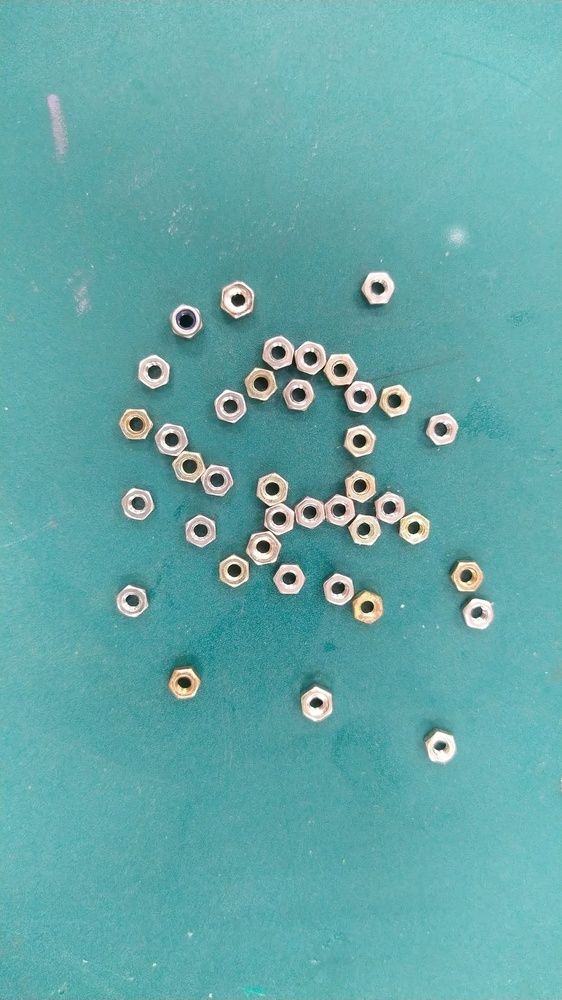
#> input picture final/experiment/img/rings.jpg, 562 x 1000 px, shrunk from 1152 x 2048 before the run
$ python template_match2.py
#> lines starting #> are read from the running program, lines starting #| are printed output that depends on the picture; after the words box and inside, x2 and y2 are one past the last pixel; in counts of white or black regions, pixels touching at a corner belong together
import numpy as np
import cv2 as cv
import math

# from google.colab.patches import cv_imshow
img = cv.imread('img/rings.jpg') #read image
#> img is the input picture: shape (1000, 562, 3); mean B, G, R 168.5, 168.2, 99.3
hsv_img = cv.cvtColor(img, cv.COLOR_BGR2HSV)  #convert to hsv
#> hsv_img: shape (1000, 562, 3); mean H, S, V 87, 109.5, 170.2

# Range for lower red
lower_red = np.array([0,5,0])
upper_red = np.array([60,255,255])
mask1 = cv.inRange(hsv_img, lower_red, upper_red)
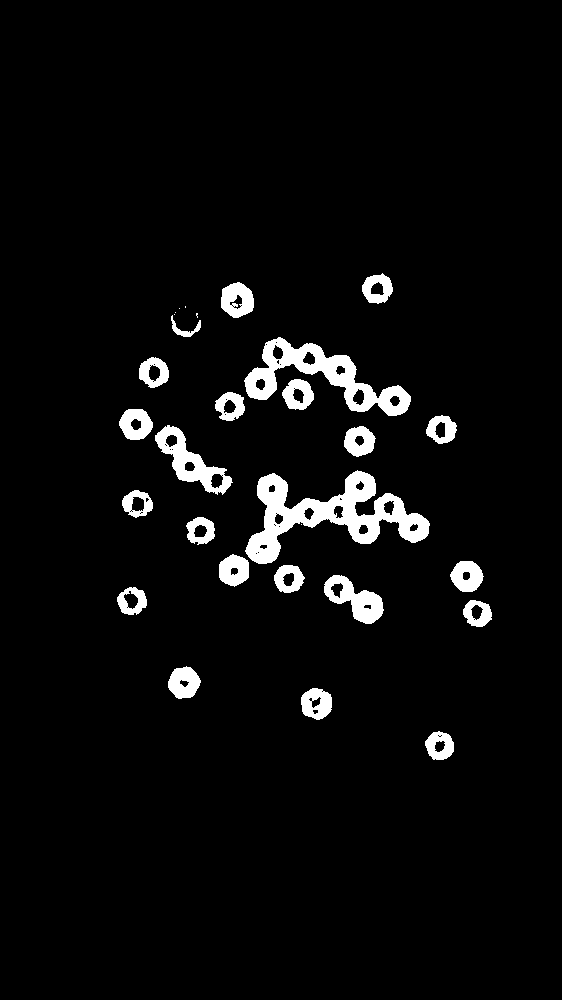
#> mask1: shape (1000, 562); 4.5% white; 29 white regions (6 under 20 px), largest, box (x1, y1, x2, y2) and area: (245, 470, 430, 564) 6392, (244, 337, 411, 416) 4252, (155, 425, 233, 495) 1815
# Range for upper range
lower_red = np.array([170,30,0])
upper_red = np.array([100,255,255])
mask2 = cv.inRange(hsv_img,lower_red,upper_red)
#> mask2: shape (1000, 562); every value is 0
# mask for lower and upper red
mask = mask1 + mask2
# Get image in red pixel only
redImage = cv.bitwise_and(img.copy(), img.copy(), mask=mask)
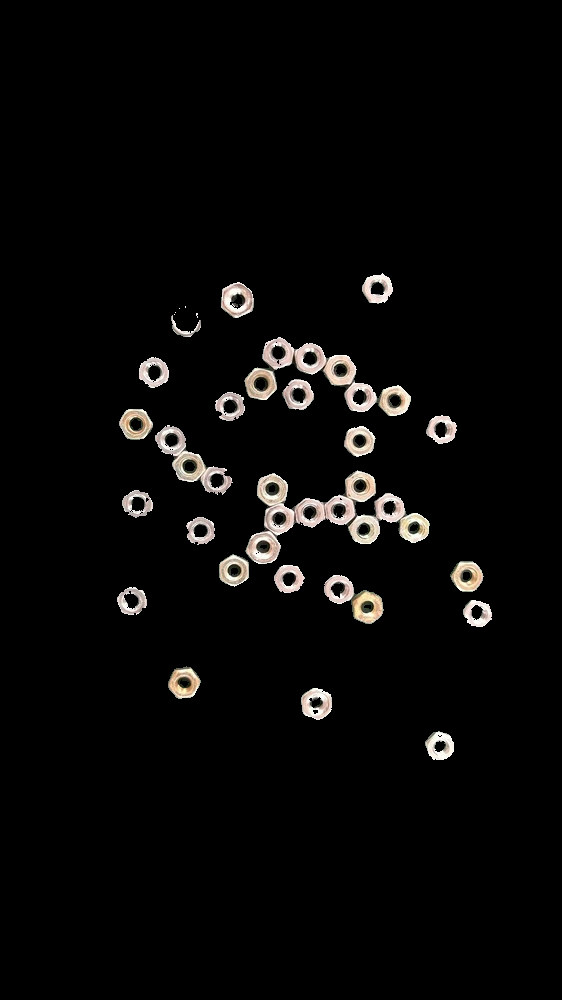
#> redImage: shape (1000, 562, 3); mean B, G, R 7.8, 8.3, 9

gray = cv.cvtColor(redImage, cv.COLOR_BGR2GRAY)
blured = cv.GaussianBlur(gray,(5,5),0)
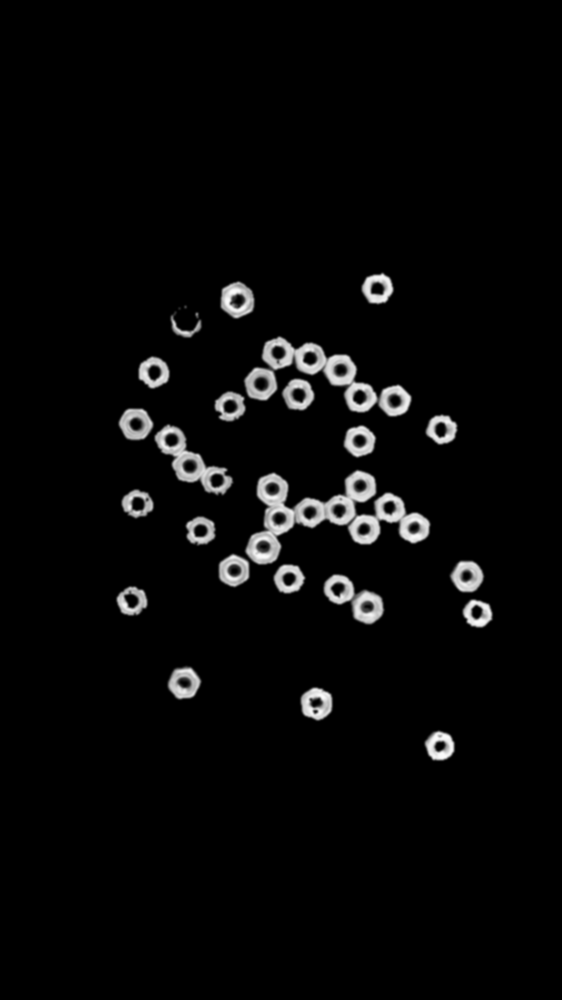
#> blured: shape (1000, 562); min 0, max 252, mean 8.5
ret, thresh = cv.threshold(mask,0,255,cv.THRESH_BINARY_INV+cv.THRESH_OTSU)
#> ret = 0

kernel = np.ones((5,5),np.uint8)
closing = cv.morphologyEx(thresh, cv.MORPH_CLOSE, kernel)
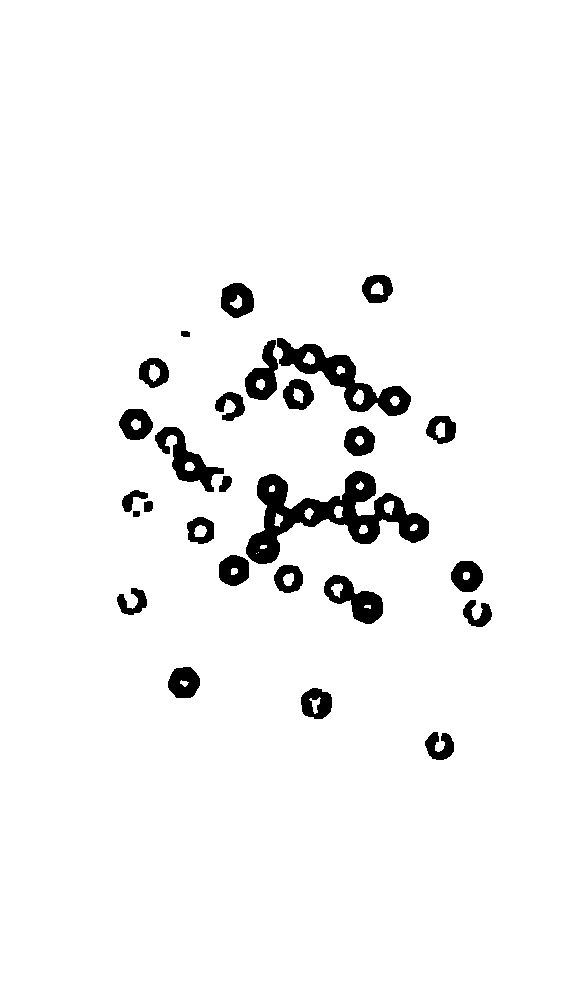
#> closing: shape (1000, 562); 95.7% white; 27 black regions

contours, heirarchy = cv.findContours(thresh, cv.RETR_TREE, cv.CHAIN_APPROX_NONE)
#> contours = 89 contours, 28 with area under 20; largest, box (x1, y1, x2, y2) and area: (0, 0, 562, 1000) 560439, (244, 469, 431, 565) 7248, (243, 336, 412, 417) 5029, (154, 424, 234, 496) 2237, (323, 574, 385, 625) 1614

# [8 lines of commented-out code are left out]

heirarchy = heirarchy[0]
max_area = cv.contourArea(contours[0])
#> max_area = 560439
total = 0 # total contour size
for con in contours:
     area = cv.contourArea(con) # get contour size
     total += area
     if area > max_area:
        max_area = area
#> this loop made 89 passes
#> (area, total) on passes 1, 2, 3, 5, 7, 8, 9, 10, 11, 12, 13, 14: (560439, 560439), (687.5, 561126.5), (67, 561193.5), (828.5, 562022), (42.5, 562073.5), (840.5, 562914), (26.5, 562940.5), (638.5, 563579), (96.5, 563675.5), (678, 564353.5), (126, 564479.5), (1614.5, 566094)
#> after the loop, max_area = 560439; total = 593148.5
diff = 0.1 # smallest contour have to bigger than (diff * max_area)
max_area = int(max_area * diff) # smallest contour have to bigger
#> max_area = 56043
average = int(total / (len(contours))) # average size for contour
#> average = 6664
radius_avg = int(math.sqrt(average / 3.14)) # average radius
#> radius_avg = 46

average = int(average * diff)
#> average = 666

mask = np.zeros(thresh.shape[:2],dtype=np.uint8)
for component in zip(contours, heirarchy):
     currentContour = component[0]
     currentheirarchy = component[1]
     area = cv.contourArea(currentContour)
     if currentheirarchy[3] < 0 and area > average:
          cv.drawContours(mask, [currentContour], 0, (255), -1)
#> this loop made 89 passes
#> (currentheirarchy, area) on passes 1, 2, 3, 5, 7, 8, 9, 10, 11, 12, 13, 14: ([-1, -1, 1, -1], 560439), ([4, -1, 2, 0], 687.5), ([3, -1, -1, 1], 67), ([7, 1, 5, 0], 828.5), ([-1, 5, -1, 4], 42.5), ([9, 4, 8, 0], 840.5), ([-1, -1, -1, 7], 26.5), ([11, 7, 10, 0], 638.5), ([-1, -1, -1, 9], 96.5), ([13, 9, 12, 0], 678), ([-1, -1, -1, 11], 126), ([16, 11, 14, 0], 1614.5)
#> mask: shape (1000, 562); every value is 255

res1 = img.copy()
# count = 0 #result

# Store bounding rectangles and object id here:
objectData = []

# ObjectCounter:
objectCounter = 1

# Look for the outer bounding boxes (no children):
for _, c in enumerate(contours):
    # Get the contour's bounding rectangle:
    boundRect = cv.boundingRect(c)

    # Store in list:
    objectData.append((objectCounter, boundRect))

    # Get the dimensions of the bounding rect:
    rectX = boundRect[0]
    rectY = boundRect[1]
    rectWidth = boundRect[2]
    rectHeight = boundRect[3]

    # Draw bounding rect:
    color = (0, 0, 255)
    cv.rectangle(res1, (int(rectX), int(rectY)),
                  (int(rectX + rectWidth), int(rectY + rectHeight)), color, 2)

    # Draw object counter:
    font = cv.FONT_HERSHEY_SIMPLEX
    fontScale = 1
    fontThickness = 2
    color = (0, 255, 0)
    cv.putText(res1, str(objectCounter), (int(rectX), int(rectY)),
                font, fontScale, color, fontThickness)

    # Increment object counter
    objectCounter += 1
#> this loop made 89 passes
#> (rectX, rectY, rectWidth, rectHeight) on passes 1 to 12: (0, 0, 562, 1000), (424, 730, 31, 31), (435, 741, 10, 11), (438, 735, 4, 2), (300, 687, 33, 34), (313, 710, 5, 4), (309, 697, 12, 11), (167, 665, 35, 35), (180, 680, 9, 7), (462, 599, 31, 29), (471, 605, 12, 15), (116, 586, 32, 30)
#> c on passes 42, 50, 51, 52, 59: [[340, 498], [340, 499], [341, 499]], [[172, 449]], [[170, 449]], [[165, 444], [166, 445]], [[225, 414]]
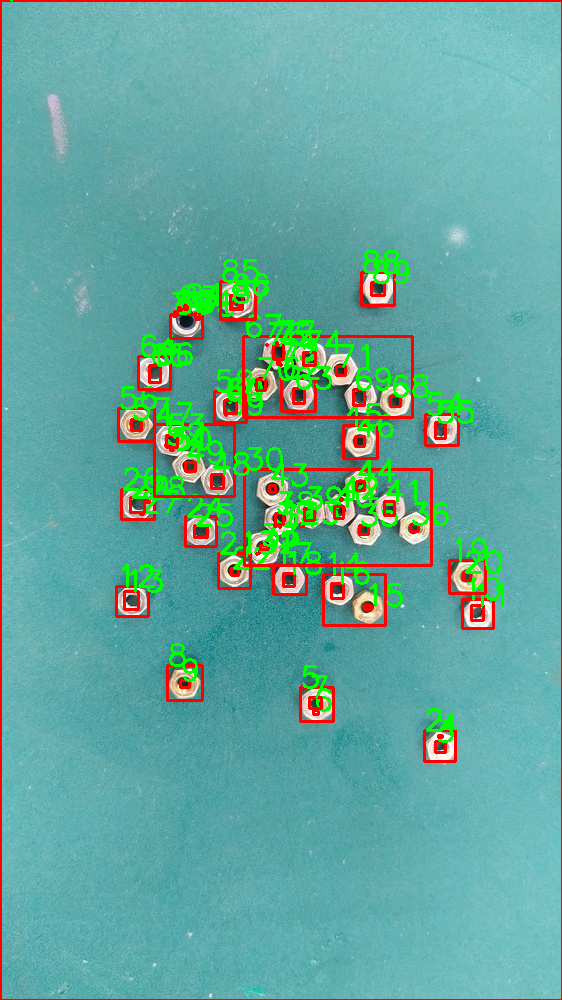
#> res1: shape (1000, 562, 3); 7.17% of pixels changed, all inside (x1, y1, x2, y2) = (0, 0, 562, 1000)


cv.imshow('image', blured)
# cv.imshow('image', res1)
cv.waitKey(0)
cv.destroyAllWindows()

# [20 lines of commented-out code are left out]

$ run again, with final/experiment/img/cluster1.jpg copied over final/experiment/img/rings.jpg
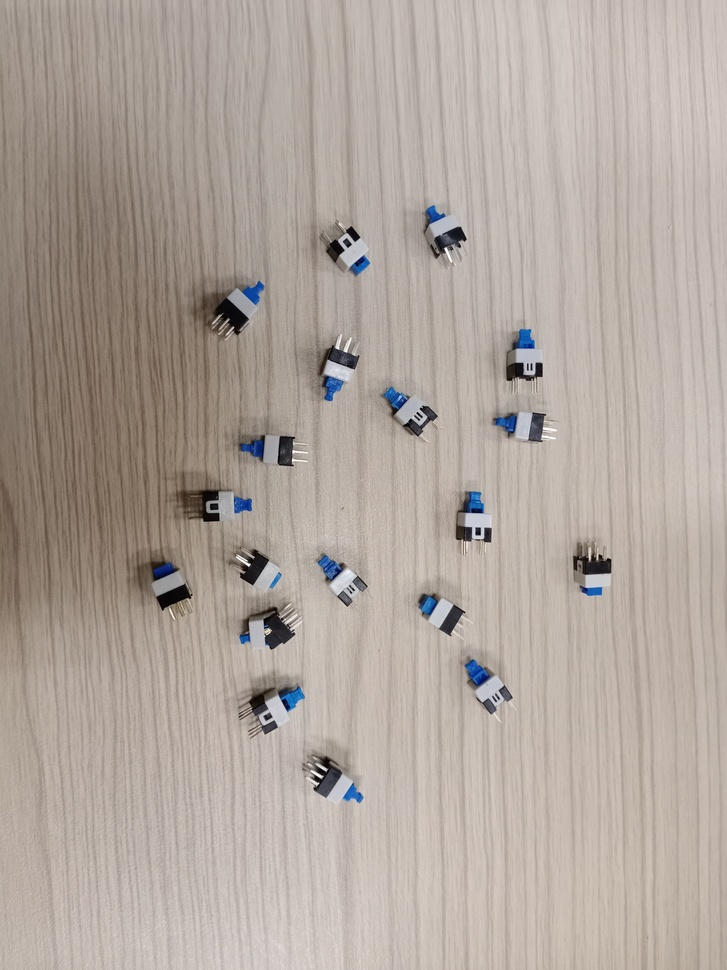
#> input picture final/experiment/img/cluster1.jpg, 727 x 970 px, shrunk from 3456 x 4608 before the run
#> img is the input picture: shape (970, 727, 3); mean B, G, R 157.5, 165.5, 176.2
#> hsv_img: shape (970, 727, 3); mean H, S, V 16.1, 31.3, 177
#> `mask1 = cv.inRange(hsv_img, lower_red, upper_red)`:
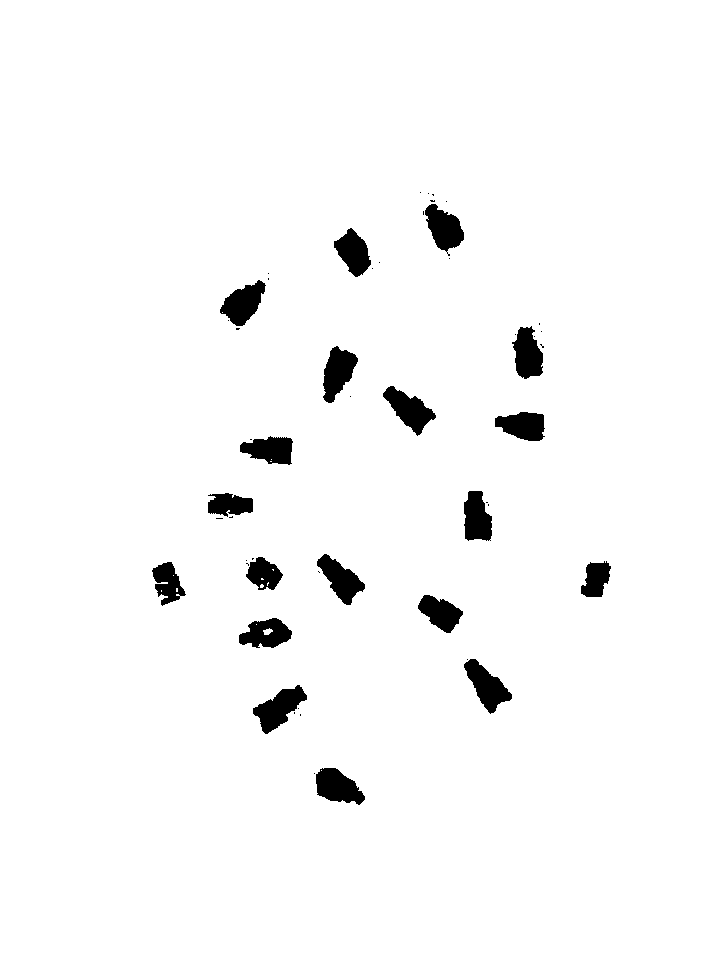
#> mask1: shape (970, 727); 97.1% white; 52 black regions (33 under 20 px), largest, box (x1, y1, x2, y2) and area: (253, 685, 307, 734) 1274, (464, 659, 512, 714) 1229, (383, 386, 436, 436) 1210
#> mask2: shape (970, 727); every value is 0
#> ret = 0
#> closing: shape (970, 727); 3% white; 28 white regions (9 under 20 px)
#> contours = 67 contours, 47 with area under 20; largest, box (x1, y1, x2, y2) and area: (253, 685, 307, 734) 1198, (464, 659, 512, 714) 1160, (383, 386, 436, 436) 1142, (316, 768, 365, 805) 1125, (323, 346, 358, 403) 1122
#> `max_area = cv.contourArea(contours[0])`: max_area = 0
#> the loop `for con in contours:` made 67 passes
#> (area, total, max_area) on passes 2, 7: (1125, 1125, 1125), (1198.5, 2325.5, 1198.5)
#> after the loop `for con in contours:`: max_area = 1198.5; total = 19148
#> `max_area = int(max_area * diff)`: max_area = 119
#> `average = int(total / (len(contours)))`: average = 285
#> radius_avg = 9
#> `average = int(average * diff)`: average = 28
#> the loop `for component in zip(contours, heirarchy):` made 67 passes
#> (currentheirarchy, area) on passes 2, 7, 8, 10, 11, 13, 16, 21: ([3, 0, 2, -1], 1125), ([7, 5, -1, -1], 1198.5), ([8, 6, -1, -1], 1160), ([12, 8, 10, -1], 1019), ([11, -1, -1, 9], 57), ([13, 9, -1, -1], 939), ([20, 14, 16, -1], 778), ([21, 15, -1, -1], 691)
#> the loop `for _, c in enumerate(contours): # Get the contour's bounding rectangle:` made 67 passes
#> (rectX, rectY, rectWidth, rectHeight) on passes 1, 2, 6, 7, 8, 9, 10, 11: (314, 773, 1, 1), (316, 768, 49, 37), (298, 708, 1, 1), (253, 685, 54, 49), (464, 659, 48, 55), (467, 659, 1, 1), (239, 618, 53, 30), (262, 627, 12, 9)
#> after the loop `for _, c in enumerate(contours):`:
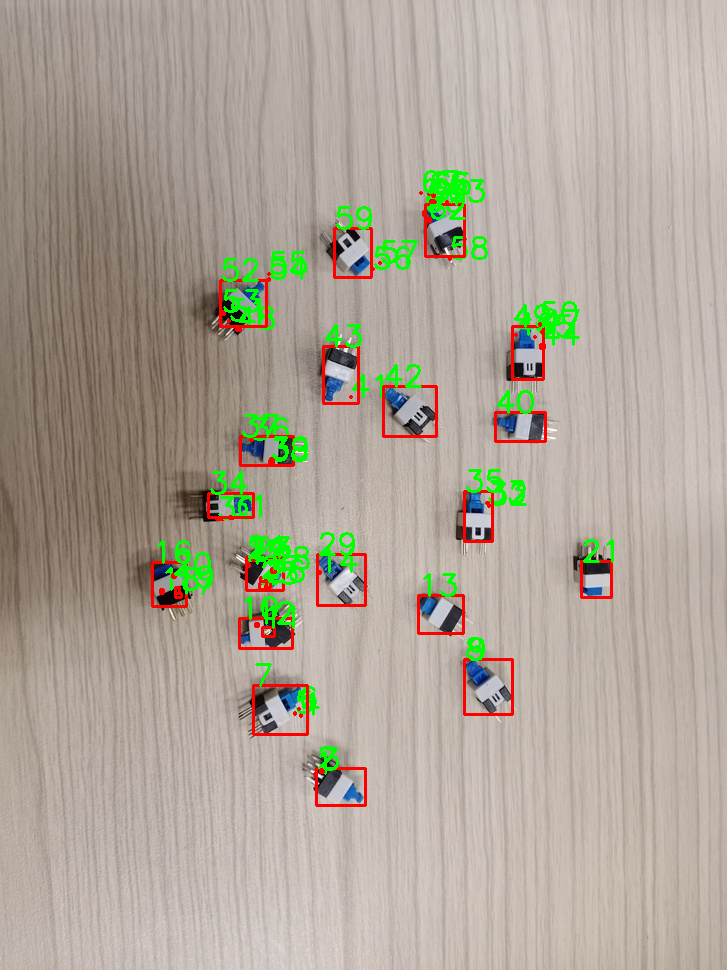
#> res1: shape (970, 727, 3); 3.47% of pixels changed, all inside (x1, y1, x2, y2) = (151, 170, 614, 807)
